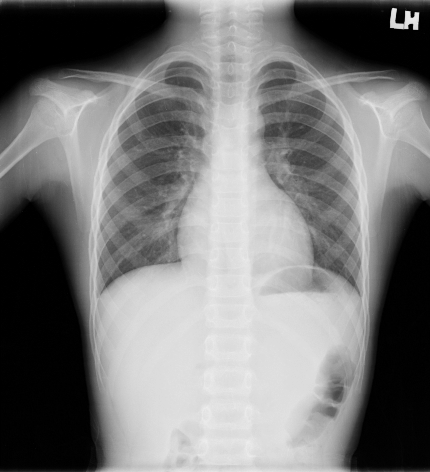
#> input picture 0521/p06_邊緣檢測/img6/bone.png, 430 x 472 px
$ python 02_prewitt.py
#> lines starting #> are read from the running program, lines starting #| are printed output that depends on the picture; after the words box and inside, x2 and y2 are one past the last pixel; in counts of white or black regions, pixels touching at a corner belong together
#> further down, image is the input picture: shape (472, 430); min 0, max 240, mean 120.9
# -*- coding: utf-8 -*-
import sys
import numpy as np
from scipy import signal
import cv2
#prewtt卷積
def prewitt(I,_boundary='symm',):
    #因為prewitt_X是可分離卷積核,根據卷積運算的結合律,可以分兩次小卷積核運算
    #1：垂直方向的 " 平均值平滑 "
#> called with _boundary = 'symm'
    ones_y = np.array([[1],[1],[1]],np.float32)
    i_conv_pre_x = signal.convolve2d(I,ones_y,mode='same',boundary = _boundary)
    #2：水平方向的差分
    diff_x = np.array([[1,0,-1]],np.float32)
    i_conv_pre_x = signal.convolve2d(i_conv_pre_x,diff_x,mode='same',boundary = _boundary)
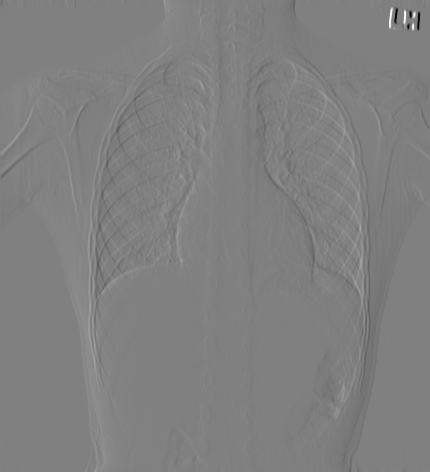
#> i_conv_pre_x: shape (472, 430) float32; min -691, max 681, mean 0.1; drawn with min black and max white
    #因為prewitt_y是可分離卷積核，根據卷積運算的結合律，可以分兩次小卷積核運算

    #1：水平方向的"均值平滑 "
    ones_x = np.array([[1,1,1]],np.float32)
    i_conv_pre_y = signal.convolve2d(I,ones_x,mode='same',boundary = _boundary)
    #2：垂直方向的差分
    diff_y = np.array([[1],[0],[-1]],np.float32)
    i_conv_pre_y = signal.convolve2d(i_conv_pre_y,diff_y,mode='same',boundary = _boundary)
    return (i_conv_pre_x,i_conv_pre_y)

image = cv2.imread('img6/bone.png',cv2.IMREAD_GRAYSCALE)
#圖像矩陣 和 兩個 prewitt運算元 的卷積
i_conv_pre_x,i_conv_pre_y = prewitt(image)
#取絕對值,分別得到水準方向和垂直方向的邊緣強度
abs_i_conv_pre_x = np.abs(i_conv_pre_x)
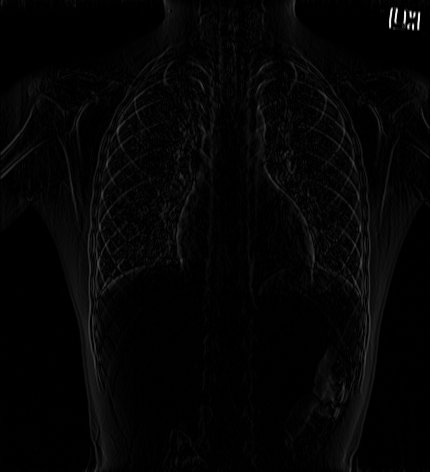
#> abs_i_conv_pre_x: shape (472, 430) float32; min 0, max 691, mean 13; drawn with min black and max white
abs_i_conv_pre_y = np.abs(i_conv_pre_y)
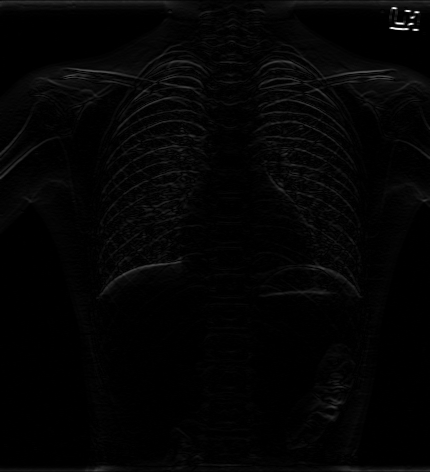
#> abs_i_conv_pre_y: shape (472, 430) float32; min 0, max 671, mean 11.8; drawn with min black and max white
#水準方向和垂直方向的邊緣強度的灰度級顯示
edge_x = abs_i_conv_pre_x.copy()
edge_y = abs_i_conv_pre_y.copy()
edge_x[edge_x>255]=255
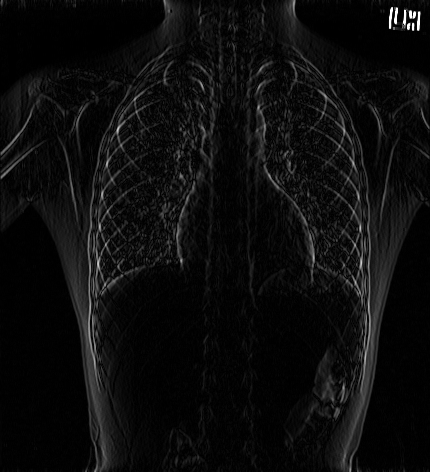
#> edge_x: shape (472, 430) float32; 0.1% of pixels changed, all inside (x1, y1, x2, y2) = (389, 8, 420, 30)
edge_y[edge_y>255]=255
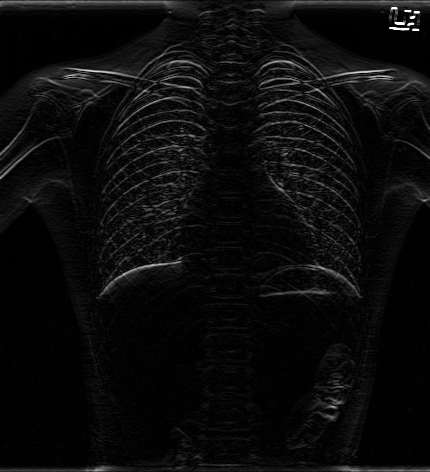
#> edge_y: shape (472, 430) float32; 0.06% of pixels changed, all inside (x1, y1, x2, y2) = (390, 7, 419, 31)
edge_x = edge_x.astype(np.uint8)
edge_y = edge_y.astype(np.uint8)
cv2.imshow("edge_x",edge_x)
cv2.imwrite("edge_x.jpg",edge_x)
cv2.imshow("edge_y",edge_y)
cv2.imwrite("edge_y.jpg",edge_y)
#利用 abs_i_conv_pre_x 和 abs_i_conv_pre_y 求最終的邊緣強度
#求邊緣強度，有多重方式，這裡使用的是插值法(改數值看看)
edge = 0.5*abs_i_conv_pre_x + 0.5*abs_i_conv_pre_y
#邊緣強度的灰度級顯示
edge[edge>255]=255
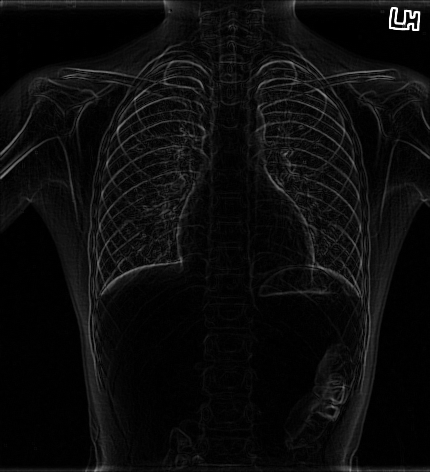
#> edge: shape (472, 430) float32; min 0, max 255, mean 12.3
edge = edge.astype(np.uint8)
cv2.imshow('edge',edge)
cv2.imwrite("edge.jpg",edge)
cv2.waitKey(0)
cv2.destroyAllWindows()

$ run again, with 0521/p06_邊緣檢測/img6/robert.png copied over 0521/p06_邊緣檢測/img6/bone.png
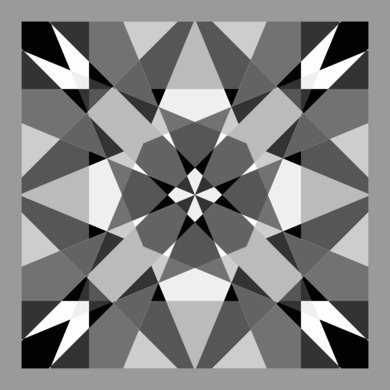
#> input picture 0521/p06_邊緣檢測/img6/robert.png, 390 x 390 px
#> image is the input picture: shape (390, 390); min 0, max 255, mean 132.8
#> in prewitt, `i_conv_pre_y = signal.convolve2d(i_conv_pre_y,diff_y,mode='same',bound..`:
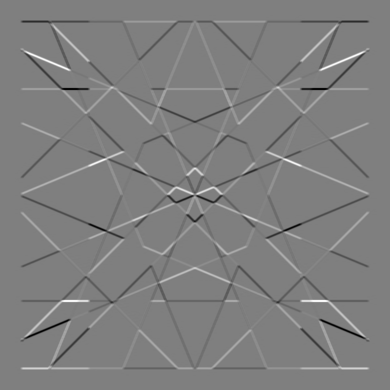
#> i_conv_pre_y: shape (390, 390) float32; min -714, max 718, mean 0; drawn with min black and max white
#> `edge[edge>255]=255`:
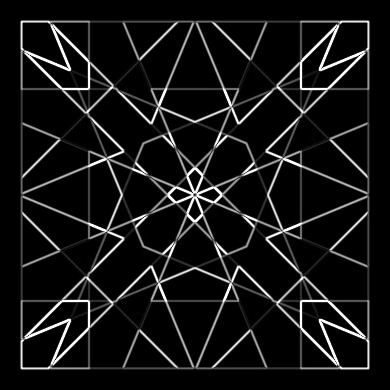
#> edge: shape (390, 390) float32; min 0, max 255, mean 21.8

$ run again, with 0521/p06_邊緣檢測/img6/Log.jpg saved as 0521/p06_邊緣檢測/img6/bone.png
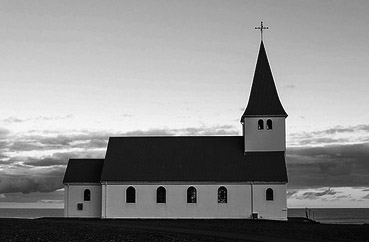
#> input picture 0521/p06_邊緣檢測/img6/Log.jpg, 369 x 242 px
#> image is the input picture: shape (242, 369); min 0, max 255, mean 140
#> in prewitt, `i_conv_pre_y = signal.convolve2d(i_conv_pre_y,diff_y,mode='same',bound..`:
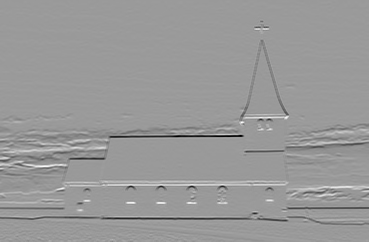
#> i_conv_pre_y: shape (242, 369) float32; min -709, max 466, mean -3.5; drawn with min black and max white
#> `edge[edge>255]=255`:
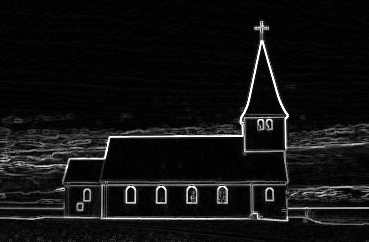
#> edge: shape (242, 369) float32; min 0, max 255, mean 17.9
